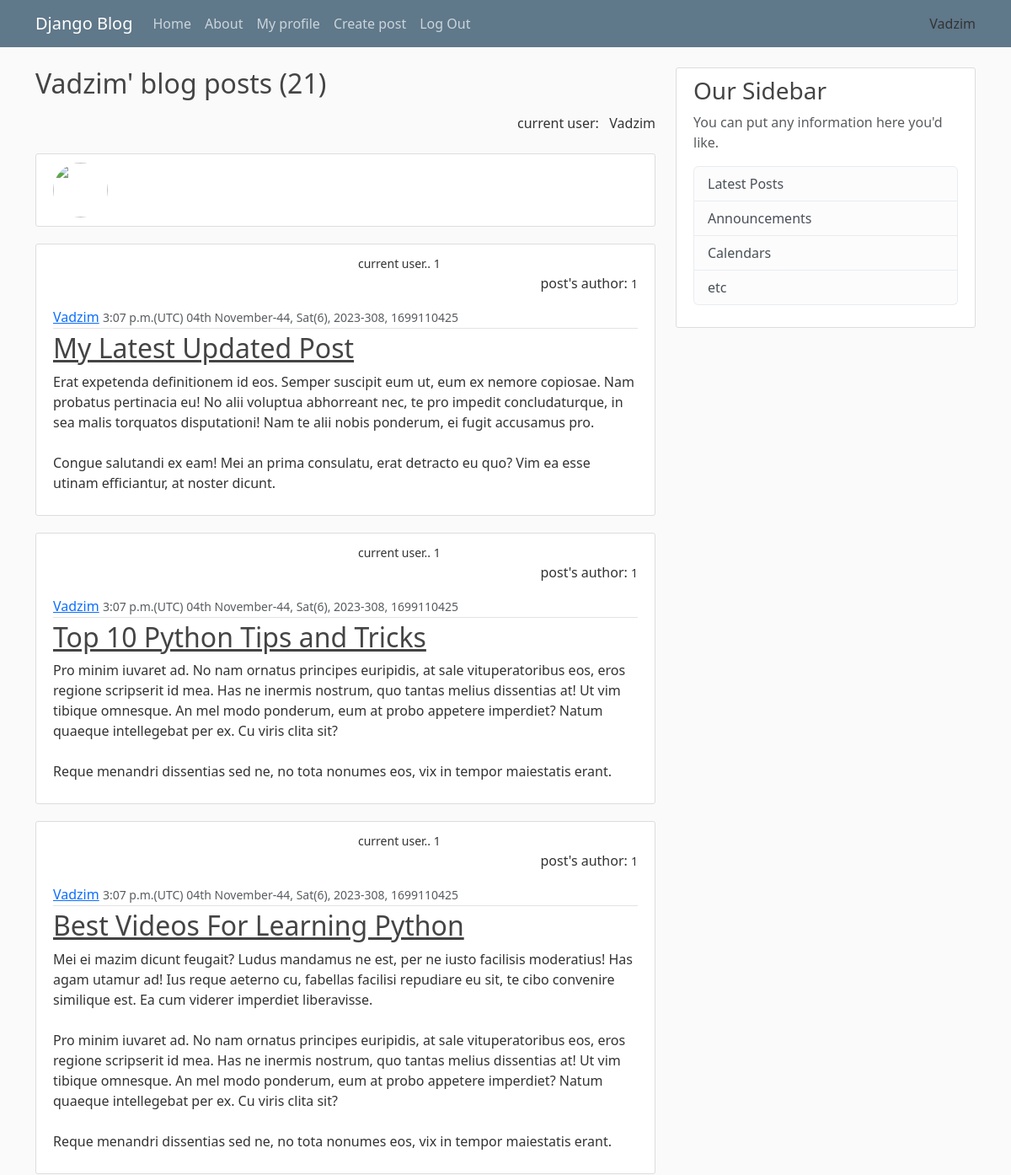
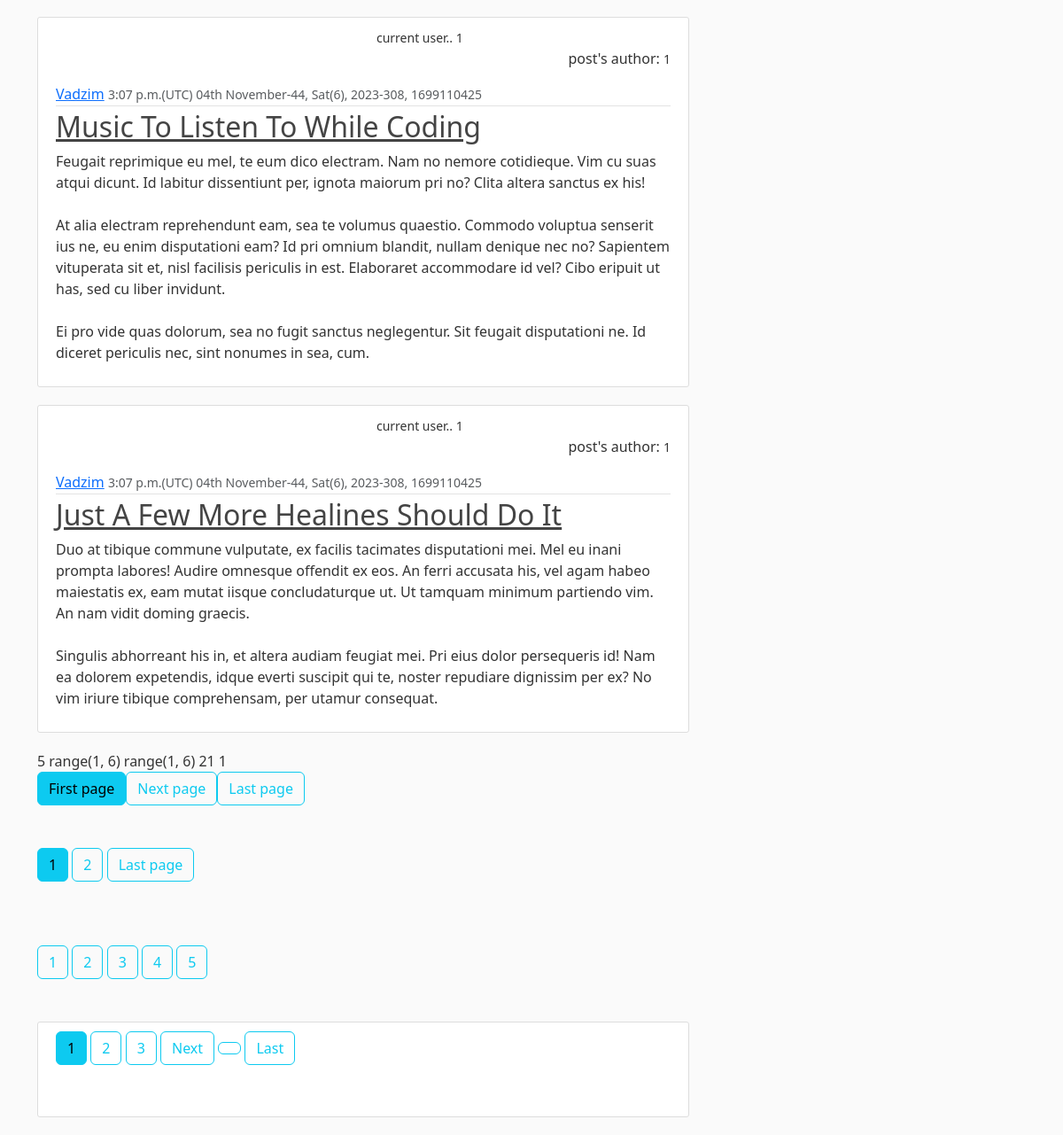
The page /user/Vadzim/ on the database its author committed (2 pictures, top to bottom).
### blog/models.py (models this page shows, shortened)
class Post(models.Model):
    title = models.CharField(max_length=100)
    content=models.TextField()
    date_posted = models.DateTimeField(default=timezone.now)
    author = models.ForeignKey(User,  on_delete = models.CASCADE)

### blog/views.py (the view)
# urls.py: path('user/<str:name>/', views.User_posts_view, name = 'user-posts'),
def User_posts_view(request, name):
    user = get_object_or_404(User, username=name)
    user_posts = Post.objects.filter(author=user).order_by('-date_posted')
    paginator = Paginator(user_posts, 5) # 5 users per page
    page_number = request.GET.get('page')
    page_obj = paginator.get_page(page_number)
    return render(request, 'blog/user_posts.html',{'user' : user,
    'name': name.title(), 'user_posts': user_posts,
    'page_obj' : page_obj, 'paginator' : paginator
    })

### blog/templates/blog/user_posts.html (shortened to what this page needs)
{% extends "blog/base.html" %}
{% block content %}
    <div class="left">
        <h2 class="mb-3">{{ name }}' blog posts ({{ page_obj.paginator.count }})</h2>
    </div>
    <div class="righ">
    current user:  &#160 {{ user.username }}<br/><br>
    </div>
    <article class="media content-section">
        <img class="rounded-circle article-img" src="{{ post.author.profile.picture.url }}" >
    </article>
    {% for post in page_obj %}
        <article class="media content-section">
          &nbsp &#160&#160 &nbsp &#160&#160 <small>current user..  {{  user.id     }} </small>
          <p align="right"> post's author:  <small> {{ post.author.id }}</small></p>
          <div class="media-body">
            <div class="article-metadata">
              <a class="mr-2">{{ post.author }}</a>
              <small class="text-muted">{{ post.date_posted|date:"P(e) dS E-W, D(w), o-z, U" }}</small>
            </div>
            <h2><a class="article-title" href=" {% url 'post' post.pk %} ">{{ post.title }}</a></h2>
            <p class="article-content">{{ post.content }}</p>
          </div>
        </article>
    {% endfor %}
    {{ paginator.num_pages }}
    {{ paginator.page_range }}
    {{ page_obj.paginator.page_range }}
    {{ page_obj.paginator.count }}
    {{ page_obj.number }}
        <ul class="pagination">
            {% if page_obj.number == 1 %}
            <a class="btn btn-info mb-5" href="?page=1">First page</a>
            {% elif page_obj.number == 16 %}
            <a class="btn btn-info mb-5" href="?page={{ page_obj.number }}">Last page</a>
            {% else %}
            <a class="btn btn-info mb-5" href="?page={{ page_obj.number }}">{{ page_obj.number }}</a>
            {% endif %}
            {% if page_obj.has_next %}
            {% if page_obj.number != paginator.num_pages|add:'-1' %}
                <a class="btn btn-outline-info mb-5" href="?page={{ page_obj.next_page_number }}">Next page</a>
            {% endif %}
            <a class="btn btn-outline-info mb-5" href="?page={{ paginator.num_pages }}">Last page</a>
            {% endif %}<br/>
            <br/><br/>
        </ul>
    <a class="btn btn-info mb-5" href="?page={{ page_obj.number }}">{{ page_obj.number }}</a>
    {% if page_obj.number < paginator.num_pages|add:'-1' %}
    <a class="btn btn-outline-info mb-5" href="?page={{ page_obj.next_page_number }}">
    {{ page_obj.next_page_number }}</a>
    {% endif %}
    {% if page_obj.number != paginator.num_pages %}
        <a class="btn btn-outline-info mb-5" href="?page={{ paginator.num_pages }}">Last page</a>
    {% endif %}
    <br/>      <br/>
    {% for n in paginator.page_range %}
        <a class="btn btn-outline-info mb-5" href="?page={{ n }}">{{n}}</a>
    {% endfor %}
    <br/>
    <div class="content-section">
        {% for n in paginator.page_range %}
            {% if n == page_obj.number %}
                <a class="btn btn-info mb-5" href="?page={{n}}">{{n}}</a>
            {% elif n > page_obj.number|add:'-3' and n < page_obj.number|add:'3' %}
                <a class="btn btn-outline-info mb-5" href="?page={{ n }}">{{n}}</a>
            {% endif %}
        {% endfor %}
        {% if page_obj.has_next %}
            <a class="btn btn-outline-info mb-5" href="?page={{page_obj.next_page_number}}">Next</a>
            <a class="btn btn-outline-info mb-5">    </a>
            <a class="btn btn-outline-info mb-5" href="?page={{ paginator.num_pages }}">Last</a>
        {% endif %}
    </div>
{% endblock content %}

### blog/templates/blog/base.html (shortened to what this page needs)
{% load static %}
<!DOCTYPE html>
<html>
<head>
    <link href="https://cdn.jsdelivr.net/npm/bootstrap@5.3.1/dist/css/bootstrap.min.css" rel="stylesheet"
>
    <link rel="stylesheet" type="text/css" href="{% static 'blog/main.css' %}">
</head>
<body>
    <header class="site-header">
        <nav class="navbar navbar-expand-md navbar-dark bg-steel fixed-top">
            <div class="container">
                <a class="navbar-brand mr-4" href="{% url 'blog-home' %}">Django Blog</a>
                <div class="collapse navbar-collapse" id="navbarToggle">
                    <div class="navbar-nav mr-auto">
                        <a class="nav-item nav-link" href="{% url 'blog-home' %}">Home</a>
                        <a class="nav-item nav-link" href="{% url 'blog-about' %}">About</a>
                    </div>
                    {% if not user.is_authenticated %}
                    <div class="navbar-nav">
                        <a class="nav-item nav-link" href="{% url 'login' %}">Login</a>
                        <a class="nav-item nav-link" href=" {% url 'userregister' %}">Register</a>
                    </div>
                    {% else %}
                    <div class="navbar-nav">
                        <a class="nav-item nav-link" href="{% url 'profil'|slugify %}">My profile</a>
                        <a class="nav-item nav-link" href="{% url 'create-post' %}">Create post</a>
                        <a class="nav-item nav-link" href=" {% url 'logout' %}">Log Out</a>
                    </div>
                    {% endif %}
                </div>
                {{ user.username }}
            </div>
        </nav>
    </header>
    <main role="main" class="container">
        <div class="row">
            <div class="col-md-8">
                {% block content %}{% endblock %}
            </div>
            <div class="col-md-4">
                <div class="content-section">
                    <h3>Our Sidebar</h3>
                    <p class='text-muted'>You can put any information here you'd like.
                    <ul class="list-group">
                        <li class="list-group-item list-group-item-light">Latest Posts</li>
                        <li class="list-group-item list-group-item-light">Announcements</li>
                        <li class="list-group-item list-group-item-light">Calendars</li>
                        <li class="list-group-item list-group-item-light">etc</li>
                    </ul>
                    </p>
                </div>
            </div>
        </div>
    </main>
</body>
</html>

### blog/static/blog/main.css (style rules this page uses)
body { background: #fafafa; color: #333333; margin-top: 5rem; }
h1, h2, h3, h4, h5, h6 { color: #444444; }
ul { margin: 0; }
.bg-steel { background-color: #5f788a; }
.site-header .navbar-nav .nav-link { color: #cbd5db; }
.content-section { background: #ffffff; padding: 10px 20px; border: 1px solid #dddddd; border-radius: 3px; margin-bottom: 20px; }
.article-title { color: #444444; }
.article-content { white-space: pre-line; }
.article-img { height: 65px; width: 65px; margin-right: 16px; }
.article-metadata { padding-bottom: 1px; margin-bottom: 4px; border-bottom: 1px solid #e3e3e3 }

### blog/templates/blog/user_posts.html (style rules this page uses)
.left { text-align: left; }
.righ { text-align: right; }

### rows shown on the page
Post: author.id "1", author "Vadzim", date_posted "3:07 p.m.(UTC) 04th November-44, Sat(6), 2023-308, 1699110425", title "My Latest Updated Post", content "Erat expetenda definitionem id eos. Semper suscipit eum ut, eum ex nemore copiosae. Nam probatus pertinacia eu! No alii voluptua abhorreant nec, te pro impedit concludaturque, in sea malis torquatos disputationi! Nam te alii nobis ponderum, ei fugit accusamus pro. Congue salutandi ex eam! Mei an prima consulatu, erat detracto eu quo? Vim ea esse utinam efficiantur, at noster dicunt."
Post: author.id "1", author "Vadzim", date_posted "3:07 p.m.(UTC) 04th November-44, Sat(6), 2023-308, 1699110425", title "Top 10 Python Tips and Tricks", content "Pro minim iuvaret ad. No nam ornatus principes euripidis, at sale vituperatoribus eos, eros regione scripserit id mea. Has ne inermis nostrum, quo tantas melius dissentias at! Ut vim tibique omnesque. An mel modo ponderum, eum at probo appetere imperdiet? Natum quaeque intellegebat per ex. Cu viris clita sit? Reque menandri dissentias sed ne, no tota nonumes eos, vix in tempor maiestatis erant."
Post: author.id "1", author "Vadzim", date_posted "3:07 p.m.(UTC) 04th November-44, Sat(6), 2023-308, 1699110425", title "Best Videos For Learning Python", content "Mei ei mazim dicunt feugait? Ludus mandamus ne est, per ne iusto facilisis moderatius! Has agam utamur ad! Ius reque aeterno cu, fabellas facilisi repudiare eu sit, te cibo convenire similique est. Ea cum viderer imperdiet liberavisse. Pro minim iuvaret ad. No nam ornatus principes euripidis, at sale vituperatoribus eos, eros regione scripserit id mea. Has ne inermis nostrum, quo tantas melius dissentias at! Ut vim tibique omnesque. An mel modo ponderum, eum at probo appetere imperdiet? Natum quaeque intellegebat per ex. Cu viris clita sit? Reque menandri dissentias sed ne, no tota nonumes eos, vix in tempor maiestatis erant."
Post: author.id "1", author "Vadzim", date_posted "3:07 p.m.(UTC) 04th November-44, Sat(6), 2023-308, 1699110425", title "Music To Listen To While Coding", content "Feugait reprimique eu mel, te eum dico electram. Nam no nemore cotidieque. Vim cu suas atqui dicunt. Id labitur dissentiunt per, ignota maiorum pri no? Clita altera sanctus ex his! At alia electram reprehendunt eam, sea te volumus quaestio. Commodo voluptua senserit ius ne, eu enim disputationi eam? Id pri omnium blandit, nullam denique nec no? Sapientem vituperata sit et, nisl facilisis periculis in est. Elaboraret accommodare id vel? Cibo eripuit ut has, sed cu liber invidunt. Ei pro vide quas dolorum, sea no fugit sanctus neglegentur. Sit feugait disputationi ne. Id diceret periculis nec, sint nonumes in sea, cum."
Post: author.id "1", author "Vadzim", date_posted "3:07 p.m.(UTC) 04th November-44, Sat(6), 2023-308, 1699110425", title "Just A Few More Healines Should Do It", content "Duo at tibique commune vulputate, ex facilis tacimates disputationi mei. Mel eu inani prompta labores! Audire omnesque offendit ex eos. An ferri accusata his, vel agam habeo maiestatis ex, eam mutat iisque concludaturque ut. Ut tamquam minimum partiendo vim. An nam vidit doming graecis. Singulis abhorreant his in, et altera audiam feugiat mei. Pri eius dolor persequeris id! Nam ea dolorem expetendis, idque everti suscipit qui te, noster repudiare dignissim per ex? No vim iriure tibique comprehensam, per utamur consequat."

### other values the page prints
{{ user.username }} "Vadzim"
{{ name }} "Vadzim"
{{ page_obj.paginator.count }} "21"
{{ user.id }} "1"
{{ paginator.num_pages }} "5"
{{ paginator.page_range }} "range(1, 6)"
{{ page_obj.paginator.page_range }} "range(1, 6)"
{{ page_obj.number }} "1"
{{ page_obj.next_page_number }} "2"
{{ n }} "1" "2" "3" "4" "5"
{{ n }} "1"
{{ n }} "2" "3"
